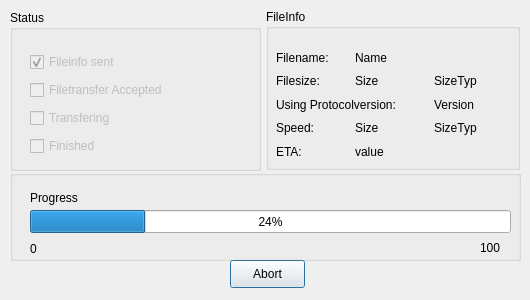
<?xml version="1.0" encoding="UTF-8"?>
<ui version="4.0">
 <class>form_FileSend</class>
 <widget class="QDialog" name="form_FileSend">
  <property name="geometry">
   <rect>
    <x>0</x>
    <y>0</y>
    <width>530</width>
    <height>300</height>
   </rect>
  </property>
  <property name="minimumSize">
   <size>
    <width>530</width>
    <height>300</height>
   </size>
  </property>
  <property name="maximumSize">
   <size>
    <width>530</width>
    <height>300</height>
   </size>
  </property>
  <property name="sizeIncrement">
   <size>
    <width>530</width>
    <height>300</height>
   </size>
  </property>
  <property name="windowTitle">
   <string>File Upload</string>
  </property>
  <property name="windowIcon">
   <iconset resource="resourcen.qrc">
    <normaloff>:/icons/upload.png</normaloff>:/icons/upload.png</iconset>
  </property>
  <property name="locale">
   <locale language="English" country="UnitedStates"/>
  </property>
  <widget class="QGroupBox" name="groupBox_2">
   <property name="geometry">
    <rect>
     <x>10</x>
     <y>10</y>
     <width>251</width>
     <height>161</height>
    </rect>
   </property>
   <property name="title">
    <string>Status</string>
   </property>
   <widget class="QWidget" name="layoutWidget">
    <property name="geometry">
     <rect>
      <x>20</x>
      <y>40</y>
      <width>169</width>
      <height>108</height>
     </rect>
    </property>
    <layout class="QVBoxLayout" name="verticalLayout">
     <item>
      <widget class="QCheckBox" name="checkBox">
       <property name="enabled">
        <bool>false</bool>
       </property>
       <property name="text">
        <string>Fileinfo sent</string>
       </property>
       <property name="checked">
        <bool>true</bool>
       </property>
      </widget>
     </item>
     <item>
      <widget class="QCheckBox" name="checkBox_2">
       <property name="enabled">
        <bool>false</bool>
       </property>
       <property name="text">
        <string>Filetransfer Accepted</string>
       </property>
      </widget>
     </item>
     <item>
      <widget class="QCheckBox" name="checkBox_3">
       <property name="enabled">
        <bool>false</bool>
       </property>
       <property name="text">
        <string>Transfering</string>
       </property>
      </widget>
     </item>
     <item>
      <widget class="QCheckBox" name="checkBox_4">
       <property name="enabled">
        <bool>false</bool>
       </property>
       <property name="text">
        <string>Finished</string>
       </property>
      </widget>
     </item>
    </layout>
   </widget>
  </widget>
  <widget class="QGroupBox" name="groupBox_3">
   <property name="geometry">
    <rect>
     <x>266</x>
     <y>9</y>
     <width>254</width>
     <height>161</height>
    </rect>
   </property>
   <property name="title">
    <string>FileInfo</string>
   </property>
   <widget class="QWidget" name="layoutWidget2">
    <property name="geometry">
     <rect>
      <x>10</x>
      <y>40</y>
      <width>231</width>
      <height>111</height>
     </rect>
    </property>
    <layout class="QGridLayout" name="gridLayout">
     <item row="0" column="0">
      <widget class="QLabel" name="label">
       <property name="text">
        <string>Filename:</string>
       </property>
      </widget>
     </item>
     <item row="0" column="1">
      <widget class="QLabel" name="label_4">
       <property name="text">
        <string>Name</string>
       </property>
      </widget>
     </item>
     <item row="1" column="0">
      <widget class="QLabel" name="label_5">
       <property name="text">
        <string>Filesize:</string>
       </property>
      </widget>
     </item>
     <item row="1" column="1">
      <widget class="QLabel" name="label_6">
       <property name="text">
        <string>Size</string>
       </property>
      </widget>
     </item>
     <item row="1" column="2">
      <widget class="QLabel" name="label_7">
       <property name="text">
        <string>SizeTyp</string>
       </property>
      </widget>
     </item>
     <item row="2" column="0" colspan="2">
      <widget class="QLabel" name="label_9">
       <property name="text">
        <string>Using Protocolversion:</string>
       </property>
      </widget>
     </item>
     <item row="2" column="2">
      <widget class="QLabel" name="label_10">
       <property name="text">
        <string>Version</string>
       </property>
      </widget>
     </item>
     <item row="3" column="0">
      <widget class="QLabel" name="label_12">
       <property name="text">
        <string>Speed:</string>
       </property>
      </widget>
     </item>
     <item row="3" column="1">
      <widget class="QLabel" name="label_13">
       <property name="text">
        <string>Size</string>
       </property>
      </widget>
     </item>
     <item row="3" column="2">
      <widget class="QLabel" name="label_11">
       <property name="text">
        <string>SizeTyp</string>
       </property>
      </widget>
     </item>
     <item row="4" column="0">
      <widget class="QLabel" name="label_14">
       <property name="text">
        <string>ETA:</string>
       </property>
      </widget>
     </item>
     <item row="4" column="1">
      <widget class="QLabel" name="label_15">
       <property name="text">
        <string>value</string>
       </property>
      </widget>
     </item>
    </layout>
   </widget>
  </widget>
  <widget class="QPushButton" name="pushButton">
   <property name="geometry">
    <rect>
     <x>230</x>
     <y>260</y>
     <width>75</width>
     <height>28</height>
    </rect>
   </property>
   <property name="text">
    <string>Abort</string>
   </property>
  </widget>
  <widget class="QGroupBox" name="groupBox">
   <property name="geometry">
    <rect>
     <x>10</x>
     <y>170</y>
     <width>511</width>
     <height>91</height>
    </rect>
   </property>
   <property name="title">
    <string/>
   </property>
   <widget class="QLabel" name="label_2">
    <property name="geometry">
     <rect>
      <x>20</x>
      <y>20</y>
      <width>56</width>
      <height>15</height>
     </rect>
    </property>
    <property name="text">
     <string>Progress</string>
    </property>
   </widget>
   <widget class="QProgressBar" name="progressBar">
    <property name="geometry">
     <rect>
      <x>20</x>
      <y>40</y>
      <width>481</width>
      <height>23</height>
     </rect>
    </property>
    <property name="value">
     <number>24</number>
    </property>
   </widget>
   <widget class="QLabel" name="label_3">
    <property name="geometry">
     <rect>
      <x>470</x>
      <y>70</y>
      <width>24</width>
      <height>15</height>
     </rect>
    </property>
    <property name="text">
     <string>100</string>
    </property>
   </widget>
   <widget class="QLabel" name="label_8">
    <property name="geometry">
     <rect>
      <x>20</x>
      <y>70</y>
      <width>21</width>
      <height>18</height>
     </rect>
    </property>
    <property name="text">
     <string>0</string>
    </property>
   </widget>
  </widget>
 </widget>
 <resources>
  <include location="resourcen.qrc"/>
 </resources>
 <connections/>
</ui>
